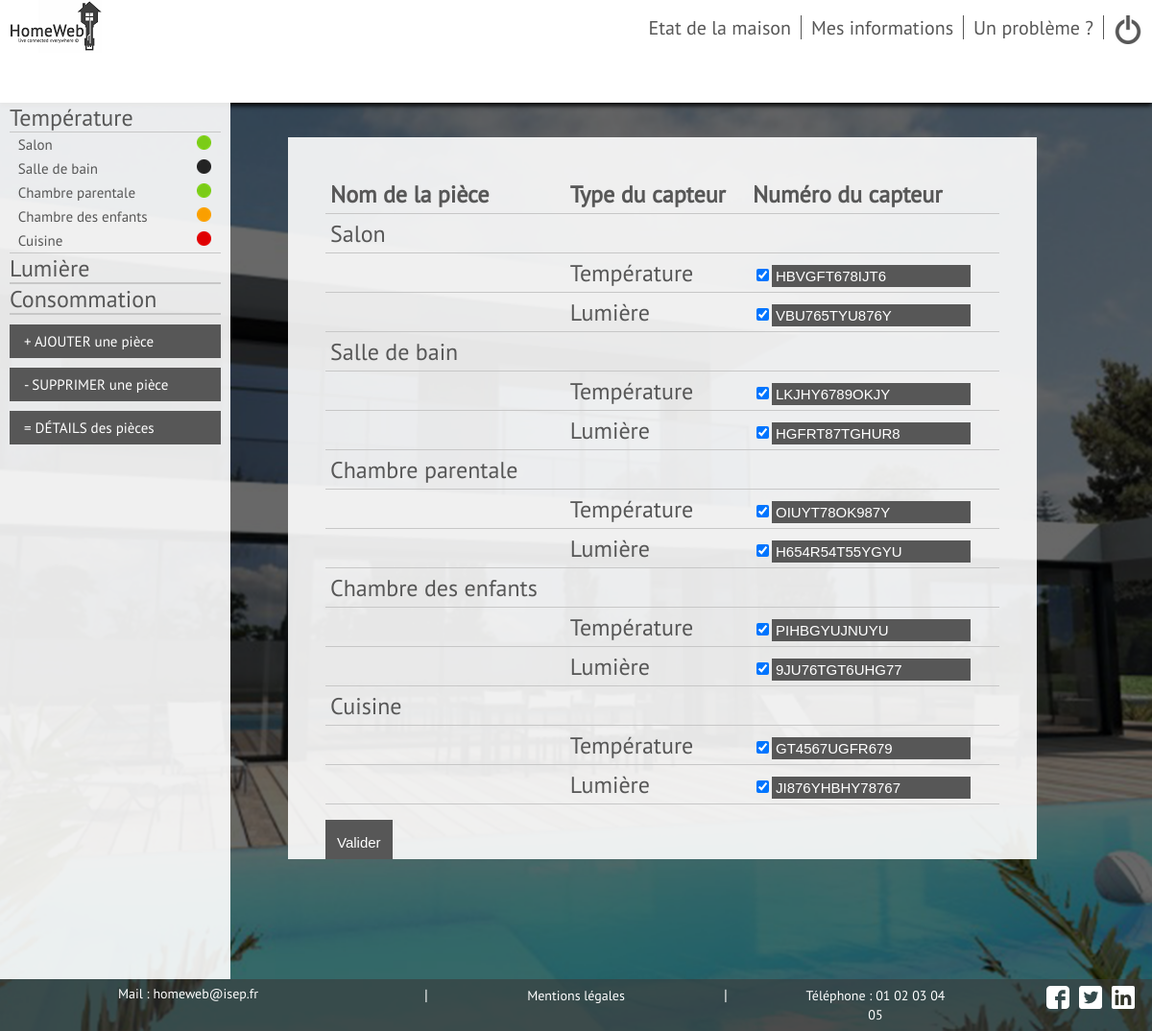
The app's page /Vues/User/detailpiece.php (signed in) with its own data.
### tables this page shows
CREATE TABLE IF NOT EXISTS `pieces` (
  `id` int(11) NOT NULL,
  `id_Utilisateur` int(11) NOT NULL,
  `Nom` varchar(255) NOT NULL,
  `presence_temp` int(11) NOT NULL,
  `presence_lum` int(11) NOT NULL,
  `temperature` int(11) NOT NULL,
  `lumiere` int(11) NOT NULL,
  `etat_temp` int(11) NOT NULL,
  `numero_capteur_t` varchar(250) NOT NULL,
  `control_tech_t` date NOT NULL,
  `control_tech_l` date NOT NULL,
  `numero_capteur_l` varchar(250) NOT NULL,
  `consigne_temp` int(11) NOT NULL DEFAULT '25'
);

CREATE TABLE IF NOT EXISTS `domisep_infos` (
  `id` int(11) NOT NULL,
  `nom` text NOT NULL,
  `contenu` text NOT NULL
);

### Modele/fonctions.php (the view, shortened to what this page needs)
<?php
function cascade_temp($id,$db)
{
    $reponse = $db->prepare('SELECT Nom, etat_temp FROM Pieces WHERE id_Utilisateur = ? AND presence_temp = 1');
    $reponse->execute(array($id));
    echo "<ul class=\"current\">";
    while ($donnees = $reponse->fetch())
    {
        $nom_piece = $donnees['Nom'];
        $etat = $donnees['etat_temp'];
        if ($etat == 0)
        {
        echo ("<li><a href=\"temperature.php?piece=$nom_piece\">" . $nom_piece . "</a> <span><img src=\"../../Styles/image/Pastille_noire.png\" title=\"Éteint\"></span></li>");
        }
        if ($etat == 1)
        {
        echo ("<li><a href=\"temperature.php?piece=$nom_piece\">" . $nom_piece . "</a> <span><img src=\"../../Styles/image/Pastille_verte.png\" title=\"Marche\"></span></li>");
        }
        if ($etat == 2)
        {
        echo ("<li><a href=\"temperature.php?piece=$nom_piece\">" . $nom_piece . "</a> <span><img src=\"../../Styles/image/Pastille_orange.png\" title=\"En cours de régulation\"></span></li>");
        }
        if ($etat == 3)
        {
        echo ("<li><a href=\"temperature.php?piece=$nom_piece\">" . $nom_piece . "</a> <span><img src=\"../../Styles/image/Pastille_rouge.png\" title=\"En Panne\"></span></li>");
        }
    }
    echo "</ul>";
}
function cascade_lum($id,$db)
{
    echo "<ul>";
    echo "</ul>";
}
function detail_piece($id,$db)
{
    $reponse = $db->prepare('SELECT Nom, presence_temp, presence_lum, numero_capteur_t, numero_capteur_l FROM pieces WHERE id_Utilisateur = ?');
    $reponse->execute(array($id));
    while ($donnees = $reponse->fetch())
    {
        $nom_piece = $donnees['Nom'];
        $presence_temp = $donnees['presence_temp'];
        $presence_lum = $donnees['presence_lum'];
        $numero_capteur_t = $donnees['numero_capteur_t'];
        $numero_capteur_l = $donnees['numero_capteur_l'];
        echo("<tr>
                        <td>".$nom_piece."</td>
                        <td></td>
                        <td></td>
                    </tr>");
        if ($presence_temp == 1)
        {
        echo("<tr>
                        <td></td>
                        <td>Température</td>
                        <td><input class=\"colonne_I\" type=\"checkbox\" checked name=\"box_temp[]\" value=\"");echo($nom_piece);echo("\"><input class=\"colonne\" type=text name=\"numero_capteur_t[]\" value=".$numero_capteur_t."></td>
                    </tr>");
        }
        if ($presence_lum == 1)
        {
        echo("<tr>
                        <td></td>
                        <td>Lumière</td>
                        <td><input class=\"colonne_I\" type=\"checkbox\" checked name=\"box_lum[]\" value=\"");echo($nom_piece);echo("\"><input class=\"colonne\" type=text name=\"numero_capteur_l[]\" value=".$numero_capteur_l."></td>
                    </tr>");
        }
    }
}
?>

### Vues/User/footer_user.php
<?php echo(' <footer>
                <nav>
                    <ul>
                        <li><a class="contact_footer">Mail : '); $reponse = $db -> query('SELECT contenu FROM domisep_infos WHERE nom="mail"');$mail=$reponse->fetch();echo "$mail[0]"; echo('</a></li>
                        <li>|</li>
                        <li><a href="mentionlegal.php">Mentions légales</a></li>
                        <li>|</li>
                        <li><a>Téléphone : '); $reponse2 = $db -> query('SELECT contenu FROM domisep_infos WHERE nom="tel"');$tel=$reponse2->fetch();echo "$tel[0]"; echo('</a></li>
                    <div id=social>
                        <ul>
                        <li><a href="../../Styles/image/facebook.png"><img src="../../Styles/image/facebook.png" alt="Facebook" title="Facebook"/></li>
                        <li><a href="../../Styles/image/twitter.png"><img src="../../Styles/image/twitter.png" alt="Twitter" title="Twitter"/></li>
                        <li><a href="../../Styles/image/linkedin.png"><img src="../../Styles/image/linkedin.png" alt="Linkedin" title="Linkedin"/></li>
                        </ul>
                    </div>
                    </ul>
                </nav>
            </footer>');
?>

### Styles/main.css (style rules this page uses)
html, #page { height: 100%; width: 100%; }
body { background: url('image/fond.png') ; background-position: center ; background-repeat: no-repeat ; background-attachment: fixed ; background-size: cover ; color: #575757; font-family: pt_sansregular; margin: 0px; height: 100%; }
footer { display: flex; bottom:0px; position:fixed; width:100%; background-color: rgba(57,57,57,0.6); color:white; height: 5%; text-align:center; list-style:none; }
footer nav { width:100%; }
footer nav ul { list-style-type:none; display:flex; width:65%; padding:0; margin:auto; margin-top:0.5%; margin-bottom:0.5%; }
footer nav li { width:100%; }
footer nav ul li a { color:white; font-size:14px; }
nav a { font-size: 20px; text-decoration: none; color: #575757; }
#objects, #objects ul, #capteurs, #capteurs ul { padding: 0; margin: 0; list-style: none; }
#capteurs ul li { font-size: x-large; margin-left: 10px; margin-right:10px; }
#capteurs ul li ul li { font-size: 15px; padding-top:3px; padding-bottom:3px; justify-content:space-between; display:none; }
.current li { display: flex !important; }
#capteurs ul li ul li a:before { content: '• '; opacity: 0; margin-left: -12px; }
#capteurs ul li ul { border: 1px; border-top-style:solid; border-bottom-style:solid; border-color: rgb(199,199,199); }
#capteurs a { text-decoration:none; color:#575757; }
#social ul li { margin-left:10px; display:flex; justify-content: flex-end; }
#social { height:24px; position:fixed; margin-left:71%; }
a { color: darkcyan; }
#tableau_detail table td,#tableau_detail table th { border-bottom: 1px solid rgb(199,199,199); padding:5px; text-align:left; }
#tableau_detail input { border-style: solid; background-color: #575757; border-color: #575757; font-size: 15px; color:white; }
.contact_footer { position: absolute; margin-left: -165px; }

### records on screen
pieces: Nom "Salon", etat_temp 1 (drawn), numero_capteur_t "HBVGFT678IJT6", numero_capteur_l "VBU765TYU876Y"
pieces: Nom "Salle de bain", etat_temp 0 (drawn), numero_capteur_t "LKJHY6789OKJY", numero_capteur_l "HGFRT87TGHUR8"
pieces: Nom "Chambre parentale", etat_temp 1 (drawn), numero_capteur_t "OIUYT78OK987Y", numero_capteur_l "H654R54T55YGYU"
pieces: Nom "Chambre des enfants", etat_temp 2 (drawn), numero_capteur_t "PIHBGYUJNUYU", numero_capteur_l "9JU76TGT6UHG77"
pieces: Nom "Cuisine", etat_temp 3 (drawn), numero_capteur_t "GT4567UGFR679", numero_capteur_l "JI876YHBHY78767"
domisep_infos: contenu "homeweb@isep.fr"
domisep_infos: contenu "01 02 03 04 05"
